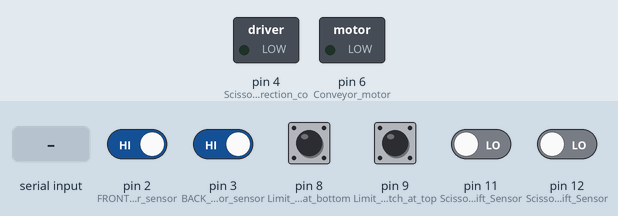
Recording of a sketch running on a simulated Arduino Uno, built with avr-gcc and run on an emulated ATmega328P. Shown: switched loads named in the sketch (green lamp = pin HIGH). Inputs (shaded band) come from the test bench; at power-on: pin 2 (FRONT_Conveyor_sensor), pin 3 (BACK_Conveyor_sensor), pin 8 (Limit_switch_at_bottom), pin 9 (Limit_switch_at_top) HIGH, pin 11 (Scissor_Lift_Sensor), pin 12 (Scissor_Lift_Sensor) LOW.

Above: at 1.2 s.
1.3 s: "4" received over Serial
At 1.6 s:
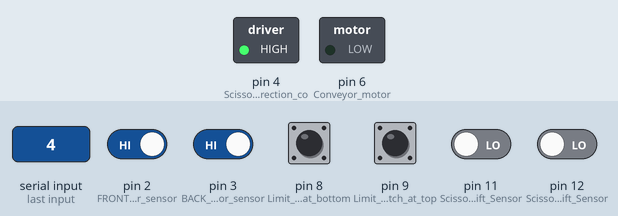
2.8 s: "5" received over Serial
At 4.0 s:
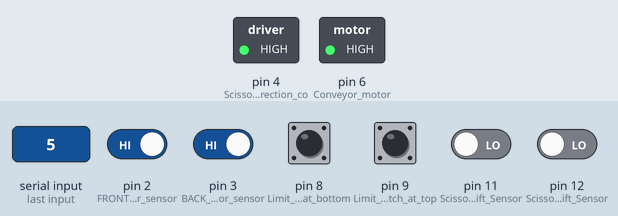
4.3 s: "3" received over Serial
At 5.4 s:
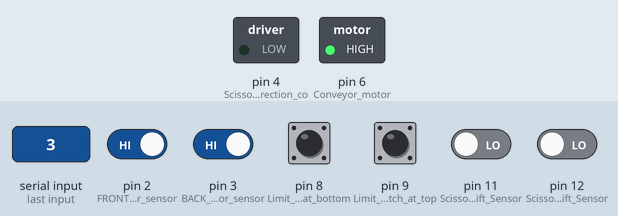
5.8 s: "6" received over Serial
At 6.6 s:
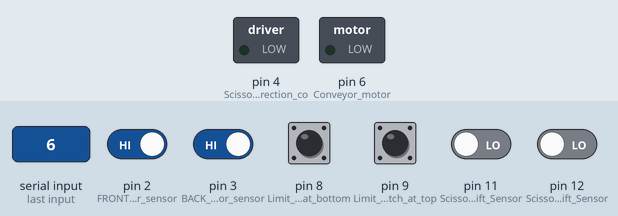
Timing chart, 0 to 8.3 s (numbered marks = the images above; inputs shaded):
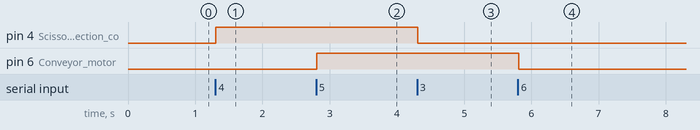

Measured:
- after the input at 1.3 s, pin 4 (Scissor_Lift_direction_co): LOW → HIGH at once
- after the input at 2.8 s, pin 6 (Conveyor_motor): LOW → HIGH at once
- after the input at 4.3 s, pin 4 (Scissor_Lift_direction_co): HIGH → LOW at once
- after the input at 5.8 s, pin 6 (Conveyor_motor): HIGH → LOW at once

The sketch:

working_manual.ino
```cpp
void setup()
{
  Serial.begin(9600);
  pinMode(2, INPUT); //FRONT Conveyor sensor
  digitalWrite(2, HIGH);
  pinMode(3, INPUT); //BACK Conveyor sensor
  digitalWrite(3, HIGH);
  pinMode(4, OUTPUT); //Scissor Lift direction control
  pinMode(5, OUTPUT); //Scissor lift power state control
  pinMode(6, OUTPUT); //Conveyor motor, HIGH = turn on
  pinMode(7, INPUT); //Scissor Lift Stop_PB
  pinMode(8, INPUT); //Limit switch at bottom
  digitalWrite(8, HIGH);
  pinMode(9, INPUT); //Limit switch at top
  digitalWrite(9, HIGH);
  pinMode(10, INPUT); //Scissor Lift Sensor, I/O, Highest
  pinMode(11, INPUT); //Scissor Lift Sensor, Depot, Middle
  pinMode(12, INPUT); //Scissor Lift Sensor, Transit, Lowest
}

int check = 0;
int control = 0;

void loop()
{
  //DIGITALWRITE 4 SCISSOR CONTROL, HIGH = UP, LOW = DOWN
  bool bottlefront = digitalRead(2); // LOW = CAN DETECT, HIGH = NO DETECT
  bool bottleback = digitalRead(3); // LOW = CAN DETECT, HIGH = NO DETECT
  bool UU = digitalRead(8);
  bool OU = digitalRead(9);
  bool onoff = digitalRead(11);
  bool updown = digitalRead(12);
  /*bool hinserter = digitalRead(10);
    bool hstorage = digitalRead(11);
    bool hmove = digitalRead(12);
  */
  /*
    digitalWrite(4, LOW); // go down
    digitalWrite(4, HIGH); // go up
    digitalWrite(5, HIGH);*/

  if (Serial.available() > 0) {
    control = Serial.read();
    }

    if (control == 49) {
    digitalWrite(5, HIGH); //i dont know
    }
    else if (control == 50) {
    digitalWrite(5, LOW);
    }
    else if(control == 51){
      digitalWrite(4, LOW); //up
    }
    else if(control == 52){
      digitalWrite(4, HIGH); //down
    }
    else if(control == 53){ //5
      digitalWrite(6, HIGH);
    }
    else if(control == 54){
      digitalWrite(6, LOW);
    }
  /*

    //TRANSFER
    if (Serial.available() > 0) {
      control = Serial.read();
    }

    if (control == 49) { //1
      digitalWrite(5, HIGH);
    }

    else if (control == 50) { //2
      digitalWrite(5, LOW);
    }

    if (OU == LOW) { //Upper limiter
      check = 1;
      digitalWrite(5, LOW);
      if (control == 51) {
        digitalWrite(5, HIGH);
        digitalWrite(4, HIGH);
        while (OU == LOW) {
          OU = digitalRead(9);
          if (OU == HIGH) {
            break;
          }
        }
        delay(300);
        if (control == 50) {
          digitalWrite(5, LOW);
        }
        check = 0;
      }
    }

    else if (control == 51 && OU == HIGH && check == 0) { //3
      digitalWrite(4, LOW);
    }


    if (UU == LOW) { //Lower limiter
      check = 1;
      digitalWrite(5, LOW);
      if (control == 52) {
        digitalWrite(5, HIGH);
        digitalWrite(4, HIGH);
        delay(500);
        digitalWrite(5, LOW);
        check = 0;
      }
    }

    else if (control == 52 && UU == HIGH && check == 0) { //4
      digitalWrite(4, HIGH);
    }

    if (bottlefront == LOW) {
      digitalWrite(6, HIGH);
    }
    else {
      digitalWrite(6, LOW);
    }
  */
  /*float test = analogRead(A0);
    ADCFilter.Filter(test);
    Serial.print(test * 5 / 1023);
    Serial.print(", left = ");
    Serial.print(onoff);
    Serial.print(", right = ");
    Serial.println(updown);
    Serial.print("1 ON, 2 OFF, 3 UP, 4 DOWN, check = ");
    Serial.print(check);
    Serial.print(", Conveyor Sensor Front = ");
    Serial.print(bottlefront);
    Serial.print(", Conveyor Sensor Back = ");
    Serial.print(bottleback);
    Serial.print(", Limit Check = ");
    Serial.print(check);
    Serial.print(", Insertion H = ");
    Serial.print(hinserter);
    Serial.print(", Storage H = ");
    Serial.print(hstorage);
    Serial.print(", Move H = ");
    Serial.println(hmove);
  */
  /*Serial.print(onoff);
    Serial.println(check);
  */
  delay(20);

}
```
